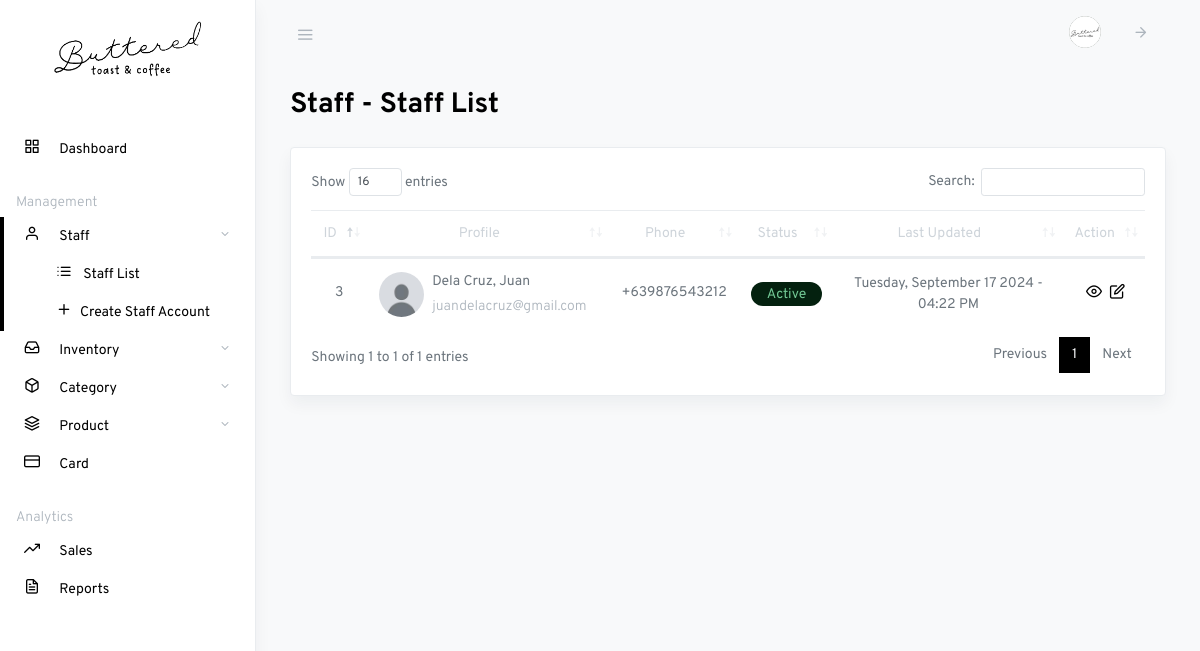
The page /owner-staff-list.php (signed in) on the database its author committed.
### tables this page shows
CREATE TABLE `owner` (
  `owner_id` int(11) NOT NULL,
  `username` varchar(50) NOT NULL,
  `password` varchar(255) NOT NULL,
  `email` text NOT NULL,
  `firstname` text NOT NULL,
  `lastname` text NOT NULL,
  `contact_number` text NOT NULL,
  `photo` text NOT NULL,
  `account_created` timestamp(6) NOT NULL DEFAULT current_timestamp(6) ON UPDATE current_timestamp(6)
);

CREATE TABLE `staff` (
  `staff_id` int(11) NOT NULL,
  `status` int(1) NOT NULL,
  `username` varchar(50) NOT NULL,
  `password` varchar(255) NOT NULL,
  `email` text NOT NULL,
  `firstname` text NOT NULL,
  `lastname` text NOT NULL,
  `contact_number` text NOT NULL,
  `photo` text NOT NULL,
  `last_updated` timestamp(6) NOT NULL DEFAULT current_timestamp(6) ON UPDATE current_timestamp(6)
);

### owner-staff-list.php (the view, shortened to what this page needs)
<?php
$active_page = "staff";
?>
<!DOCTYPE html>
<html lang="en">
<head>
    <?php include 'partials/header.php'; ?>
    <link rel="stylesheet" href="css/dataTables.bootstrap4.css">
</head>
<body class="vertical  light">
    <div class="wrapper">
        <?php include 'partials/owner-navbar.php'; ?>
        <main role="main" class="main-content">
            <div class="container-fluid">
                <div class="row justify-content-center">
                    <div class="col-12">
                        <h2 class="page-title">Staff - Staff List</h2>
                        <div class="row my-4">
                            <div class="col-md-12">
                                <div class="card shadow">
                                    <div class="card-body">
                                        <table class="table datatables" id="dataTable-1">
                                            <thead>
                                                <tr class="text-center">
                                                    <th>ID</th>
                                                    <th>Profile</th>
                                                    <th>Phone</th>
                                                    <th>Status</th>
                                                    <th>Last Updated</th>
                                                    <th>Action</th>
                                                </tr>
                                            </thead>
                                            <tbody>
                                                <?php
                                                $sql1 = "SELECT * FROM staff";
                                                $r = mysqli_query($link, $sql1);
                                                if ($r->num_rows > 0) {
                                                    while ($row1 = mysqli_fetch_assoc($r)) {
                                                        ?>
                                                        <tr class="text-center">
                                                            <td>
                                                                <p class="fw-normal mb-1">
                                                                    <?php echo $row1['staff_id']; ?>
                                                                </p>
                                                            </td>
                                                            <td>
                                                                <div class="d-flex align-items-center">
                                                                    <img src="storage/profile/<?php if ($row1["photo"] != "") {
                                                                        echo $row1["photo"];
                                                                    } else {
                                                                        echo 'default_image.png';
                                                                    } ?>" alt="" style="width: 45px; height: 45px"
                                                                        class="rounded-circle" />
                                                                    <div class="ms-3 text-left mx-2">
                                                                        <p class="fw-bold mb-1">
                                                                            <?php echo $row1['lastname']; ?>,
                                                                            <?php echo $row1['firstname']; ?>
                                                                        </p>
                                                                        <p class="text-muted mb-0"><?php echo $row1['email']; ?>
                                                                        </p>
                                                                    </div>
                                                                </div>
                                                            </td>
                                                            <td>
                                                                <p class="fw-normal mb-1">
                                                                    <?php echo $row1['contact_number']; ?>
                                                                </p>
                                                            </td>
                                                            <td>
                                                                <?php if ($row1['status'] == 0) {
                                                                    echo '<span class="badge badge-success rounded-pill d-inline px-3">Active</span>';
                                                                } elseif ($row1['status'] == 1) {
                                                                    echo '<span class="badge badge-danger rounded-pill d-inline px-3">Inactive</span>';
                                                                } ?>
                                                            </td>
                                                            <td>
                                                                <?php $formattedDate = date("l, F j Y - h:i A", strtotime($row1["last_updated"]));
                                                                echo $formattedDate; ?>
                                                            </td>
                                                            <td>
                                                                <div class="d-inline">
                                                                    <a class="ml-1 action-icon" href="#" data-toggle="modal"
                                                                        type="button"
                                                                        data-target="#view-staff-<?php echo $row1['staff_id'] ?>">
                                                                        <i class="fe fe-eye fe-16"></i>
                                                                    </a>
                                                                    <a class="ml-1 action-icon" href="#" data-toggle="modal"
                                                                        type="button"
                                                                        data-target="#edit-staff-<?php echo $row1['staff_id'] ?>">
                                                                        <i class="fe fe-edit fe-16"></i>
                                                                    </a>
                                                                </div>
                                                            </td>
                                                        </tr>
                                                        <?php
                                                    }
                                                }
                                                ?>
                                            </tbody>
                                        </table>
                                    </div>
                                </div>
                            </div>
                        </div>
                    </div>
                </div>
            </div>
        </main>
    </div>
</body>
</html>

### partials/owner-navbar.php (shortened to what this page needs)
<?php
require_once "config.php";
$sql = "SELECT * FROM owner WHERE owner_id = '".$_SESSION['id']."'";
$result = mysqli_query($link, $sql);
$row = mysqli_fetch_assoc($result);
?>
<nav class="topnav navbar navbar-light">
    <button type="button" class="navbar-toggler text-muted mt-2 p-0 mr-3 collapseSidebar">
        <i class="fe fe-menu navbar-toggler-icon"></i>
    </button>
    <ul class="nav">
        <li class="nav-item">
            <a class="nav-link text-muted" href="#">
                <span class="avatar avatar-sm">
                    <img src="storage/profile/<?php if ($row["photo"] != "" ) { echo $row["photo"]; } else { echo 'default_image.png'; } ?>" alt="..." class="avatar-img rounded-circle">
                </span>
            </a>
        </li>
        <li class="nav-item">
            <a class="nav-link text-muted my-2" href="#" data-toggle="modal" data-target="#defaultModal">
                <i class="fe fe-arrow-right fe-16"></i>
            </a>
        </li>
    </ul>
</nav>
<aside class="sidebar-left border-right bg-white shadow" id="leftSidebar" data-simplebar>
    <nav class="vertnav navbar navbar-light">
        <div class="w-100 mb-4 d-flex">
            <a class="navbar-brand mx-auto mt-2 flex-fill text-center" href="owner-dashboard">
                <div class="text-center mb-4">
                    <img src="assets/images/logo.png" alt="" width="150">
                </div>
            </a>
        </div>
        <ul class="navbar-nav flex-fill w-100 mb-2">
            <li class="nav-item w-100 <?php if ($active_page == "dashboard") { echo "active"; } ?>">
                <a class="nav-link" href="owner-dashboard">
                    <i class="fe fe-grid fe-16"></i>
                    <span class="ml-3 item-text">Dashboard</span>
                </a>
            </li>
        </ul>
        <p class="text-muted nav-heading mt-3 mb-1">
            <span>Management</span>
        </p>
        <ul class="navbar-nav flex-fill w-100 mb-2">
            <li class="nav-item <?php if ($active_page == "staff") { echo "active"; } ?> dropdown">
                <a href="#owner-staff" data-toggle="collapse" aria-expanded="false" class="dropdown-toggle nav-link">
                    <i class="fe fe-user fe-16"></i>
                    <span class="ml-3 item-text">Staff</span>
                </a>
                <ul class="collapse list-unstyled pl-4 w-100 <?php if ($active_page == "staff") { echo "show"; } ?>" id="owner-staff">
                    <li class="nav-item">
                        <a class="nav-link pl-3" href="owner-staff-list">
                            <i class="fe fe-list fe-16"></i>
                            <span class="ml-2 item-text">Staff List</span>
                        </a>
                    </li>
                    <li class="nav-item">
                        <a class="nav-link pl-3" href="owner-create-staff">
                            <i class="fe fe-plus fe-16"></i><span class="ml-2 item-text">Create
                                Staff Account</span></a>
                    </li>
                </ul>
            </li>
            <li class="nav-item <?php if ($active_page == "inventory") { echo "active"; } ?> dropdown">
                <a href="#owner-inventory" data-toggle="collapse" aria-expanded="false"
                    class="dropdown-toggle nav-link">
                    <i class="fe fe-inbox fe-16"></i>
                    <span class="ml-3 item-text">Inventory</span>
                </a>
            </li>
            <li class="nav-item <?php if ($active_page == "category") { echo "active"; } ?> dropdown">
                <a href="#owner-category" data-toggle="collapse" aria-expanded="false" class="dropdown-toggle nav-link">
                    <i class="fe fe-box fe-16"></i>
                    <span class="ml-3 item-text">Category</span>
                </a>
            </li>
            <li class="nav-item <?php if ($active_page == "product") { echo "active"; } ?> dropdown">
                <a href="#owner-product" data-toggle="collapse" aria-expanded="false" class="dropdown-toggle nav-link">
                    <i class="fe fe-layers fe-16"></i>
                    <span class="ml-3 item-text">Product</span>
                </a>
            </li>
            <li class="nav-item w-100 <?php if ($active_page == "card") { echo "active"; } ?>">
                <a class="nav-link" href="owner-card-management">
                    <i class="fe fe-credit-card fe-16"></i>
                    <span class="ml-3 item-text">Card</span>
                </a>
            </li>
        </ul>
        <p class="text-muted nav-heading mt-3 mb-1">
            <span>Analytics</span>
        </p>
        <ul class="navbar-nav flex-fill w-100 mb-2">
            <li class="nav-item w-100 <?php if ($active_page == "sales") { echo "active"; } ?>">
                <a class="nav-link" href="owner-sales">
                    <i class="fe fe-trending-up fe-16"></i>
                    <span class="ml-3 item-text">Sales</span>
                </a>
            </li>
            <li class="nav-item w-100 <?php if ($active_page == "reports") { echo "active"; } ?>">
                <a class="nav-link" href="owner-reports">
                    <i class="fe fe-file-text fe-16"></i>
                    <span class="ml-3 item-text">Reports</span>
                </a>
            </li>
        </ul>
    </nav>
</aside>

### css/simplebar.css (style rules this page uses)
[data-simplebar] { position: relative; flex-direction: column; flex-wrap: wrap; justify-content: flex-start; align-content: flex-start; align-items: flex-start; }

### css/feather.css (style rules this page uses)
.fe { font-family: "feather" !important; speak: none; font-style: normal; font-weight: normal; font-variant: normal; text-transform: none; line-height: 1; -webkit-font-smoothing: antialiased; -moz-osx-font-smoothing: grayscale; }
.fe-16 { font-size: 16px; }
.fe-arrow-right:before { content: ""; }
.fe-box:before { content: ""; }
.fe-credit-card:before { content: ""; }
.fe-edit:before { content: ""; }
.fe-eye:before { content: ""; }
.fe-file-text:before { content: ""; }
.fe-grid:before { content: ""; }
.fe-inbox:before { content: ""; }
.fe-layers:before { content: ""; }
.fe-list:before { content: ""; }
.fe-menu:before { content: ""; }
.fe-plus:before { content: ""; }
.fe-trending-up:before { content: ""; }
.fe-user:before { content: ""; }

### partials/header.php (style rules this page uses)
.navbar-light .navbar-nav .nav-link { color: #000 !important; }
.badge { font-size: 14px; }
.badge-success { color: #72C894; background-color: #04210F; }
.action-icon { color: #000; }
.page-title, .card-title { color: #000; }

### rows shown on the page
owner: photo (picture)
staff: staff_id "3", photo (picture), lastname "Dela Cruz", firstname "Juan", email "juandelacruz@gmail.com", contact_number "+639876543212", status "Active", last_updated "Tuesday, September 17 2024 - 04:22 PM"
